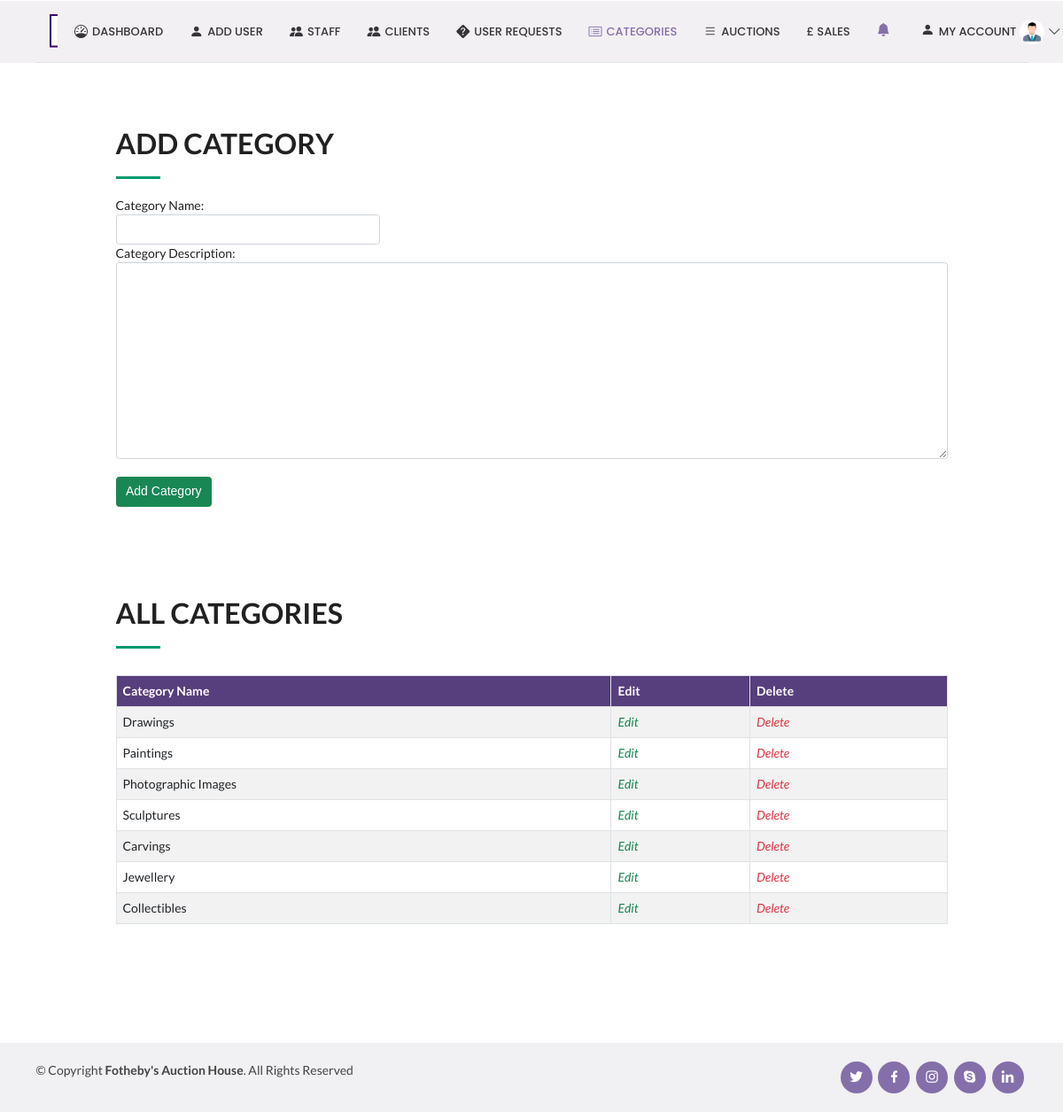
Page /addCategory on the committed database.
### auction_app/models.py (models this page shows, shortened)
class Category(models.Model):
    category_name = models.CharField(max_length=255, primary_key=True)
    category_description = models.TextField()

### auction_app/views.py (the view, shortened to what this page needs)
# urls.py: path('addCategory', views.addCategory, name='addCategory'),
def addCategory(request):
    form = CategoryForm
    categoryInfo = Category.objects.all()
    notification = Notification.objects.all().filter(concerned_to='Admin')
    return render(request, 'addCategory.html', {'form': form, 'categoryInfo':categoryInfo,'notification':notification})

### templates/addCategory.html (shortened to what this page needs)
<!DOCTYPE html>
{% extends "adminDashboard.html"%}
{% load static %}
{% block body_block %}
    <section id="about" class="about bg-white" style="margin-left:10vw; width:80vw;">
      <div class="container">
          <div class="section-title mt-4" data-aos="fade-left">
              <h2>Add Category</h2>
        <form method="POST">
            <div class="row">
              <div class=" col-4">
                <label>Category Name:</label>
                {{form.category_name}}
              </div>
            </div>
              <div class=" col-12">
                <label>Category Description:</label>
                {{form.category_description}}
              </div>
          <br>
          <input type="submit" value="Add Category" class="btn btn-success">
        </form>
          </div>
        <div class="table-responsive" style="margin-top:6vh;">
          <table class="table table-bordered table-striped" id="dataTable" width="100%" cellspacing="0">
              <div class="section-title mt-4" data-aos="fade-left">
              <h2>All Categories</h2>
              <thead>
                  <tr class="text-white" style="background-color:#573E7D;">
                    <th>Category Name</th>
                    <th>Edit</th>
                    <th>Delete</th>
                  </tr>
              </thead>
              <tbody>
                  {% if categoryInfo %}
                      {% for e in categoryInfo %}
                        <tr>
                          <td>{{e.category_name}} </td>
                          <td><a href="{% url 'editCategory' e.category_name %}" style="text-decoration:none"><i class="fas fa-edit text-success">Edit</i></a></td>
                          <td><a href="{% url 'deleteCategory' e.category_name %}" style="text-decoration:none"><i class="fas fa-edit text-danger">Delete</i></a></td>
                        </tr>
                      {% endfor %}
                    {% else %}
                      <h1>No categories yet!</h1>
                  {% endif %}
              </tbody>
          </table>
        </div>
      </div>
    </section>
{% endblock %}

### static/css/style.css (style rules this page uses)
body { font-family: "Open Sans", sans-serif; color: #444444; }
a { color: #009970; text-decoration: none; }
h1, h2, h3, h4, h5, h6 { font-family: "Raleway", sans-serif; }
section { padding: 60px 0; overflow: hidden; }
.section-title { padding-bottom: 30px; }
.section-title h2 { font-size: 32px; font-weight: bold; text-transform: uppercase; margin-bottom: 20px; padding-bottom: 20px; position: relative; }
.section-title h2::after { content: ''; position: absolute; display: block; width: 50px; height: 3px; background: #009970; bottom: 0; left: 0; }

### rows in the picture
Category: category_name "Drawings"
Category: category_name "Paintings"
Category: category_name "Photographic Images"
Category: category_name "Sculptures"
Category: category_name "Carvings"
Category: category_name "Jewellery"
Category: category_name "Collectibles"
